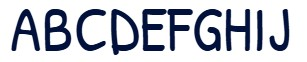
#> input picture Assignment-3/dataset/test/others/52.jpg, 307 x 62 px, given as the content of the folder dataset/train/own, which was not available
$ python preprocess_test.py
#> lines starting #> are read from the running program, lines starting #| are printed output that depends on the picture; after the words box and inside, x2 and y2 are one past the last pixel; in counts of white or black regions, pixels touching at a corner belong together; pictures that were not available may be replaced by others from this repository, and a replacement may not be noted
"""
Testing different preprocessing approaches to see what works and what doesn't.
"""
import os
import cv2
import numpy as np


def preprocess_v1_bad(img_path):
    """Bad: simple threshold, no blur."""
    img = cv2.imread(img_path)
    gray = cv2.cvtColor(img, cv2.COLOR_BGR2GRAY)
    resized = cv2.resize(gray, (128, 128))
    # Fixed threshold, no blur
    _, binary = cv2.threshold(resized, 127, 255, cv2.THRESH_BINARY)
    normalized = binary.astype(np.float32) / 255.0
    return normalized


def preprocess_v2_no_blur(img_path):
    """Bad: adaptive threshold but no blur."""
    img = cv2.imread(img_path)
    gray = cv2.cvtColor(img, cv2.COLOR_BGR2GRAY)
    resized = cv2.resize(gray, (128, 128))
    # Adaptive threshold but skipping blur
    binary = cv2.adaptiveThreshold(
        resized, 255, cv2.ADAPTIVE_THRESH_GAUSSIAN_C, cv2.THRESH_BINARY, 11, 2
    )
    normalized = binary.astype(np.float32) / 255.0
    return normalized


def preprocess_v3_good(img_path):
    """Good: blur + adaptive threshold (what we actually use)."""
    img = cv2.imread(img_path)
    gray = cv2.cvtColor(img, cv2.COLOR_BGR2GRAY)
    resized = cv2.resize(gray, (128, 128))
    blurred = cv2.GaussianBlur(resized, (5, 5), 0)
    binary = cv2.adaptiveThreshold(
        blurred, 255, cv2.ADAPTIVE_THRESH_GAUSSIAN_C, cv2.THRESH_BINARY, 11, 2
    )
    normalized = binary.astype(np.float32) / 255.0
    return normalized


if __name__ == "__main__":
    # Test on all images
    test_images = []
    for d in ["dataset/train/own", "dataset/test/own", "dataset/train/others", "dataset/test/others"]:
        files = sorted(os.listdir(d))
        for f in files:
            test_images.append(os.path.join(d, f))

    for img_path in test_images:
        print(f"\n{img_path}:")

        v1 = preprocess_v1_bad(img_path)
#> in preprocess_v1_bad, img is the input picture: shape (62, 307, 3); mean B, G, R 207.6, 198.8, 195.2
#> in preprocess_v1_bad, `gray = cv2.cvtColor(img, cv2.COLOR_BGR2GRAY)`:
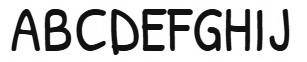
#> gray: shape (62, 307); min 4, max 255, mean 198.7
#> in preprocess_v1_bad, `resized = cv2.resize(gray, (128, 128))`:
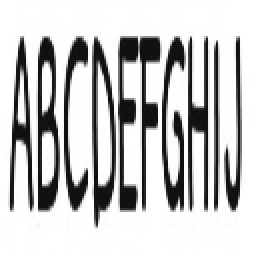
#> resized: shape (128, 128) (shown 2 times larger); min 11, max 255, mean 198.9
#> in preprocess_v1_bad, `_, binary = cv2.threshold(resized, 127, 255, cv2.THRESH_BINARY)`:
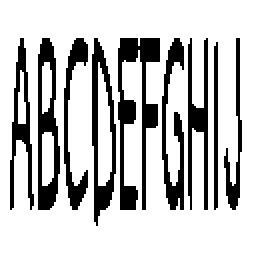
#> binary: shape (128, 128) (shown 2 times larger); 77% white; 9 black regions, largest, box (x1, y1, x2, y2) and area: (59, 19, 80, 105) 757, (19, 19, 30, 105) 516, (46, 19, 58, 113) 491
        v2 = preprocess_v2_no_blur(img_path)
#> in preprocess_v2_no_blur, `binary = cv2.adaptiveThreshold( resized, 255, cv2.ADAPTIVE_THRESH_GAUS..`:
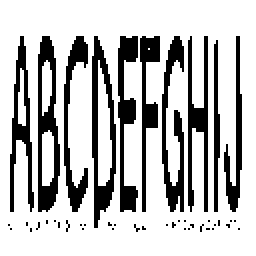
#> binary: shape (128, 128) (shown 2 times larger); 75.1% white; 44 black regions (34 under 20 px), largest, box (x1, y1, x2, y2) and area: (19, 18, 30, 106) 527, (46, 18, 58, 114) 516, (81, 18, 92, 106) 459
        v3 = preprocess_v3_good(img_path)
#> in preprocess_v3_good, `blurred = cv2.GaussianBlur(resized, (5, 5), 0)`:
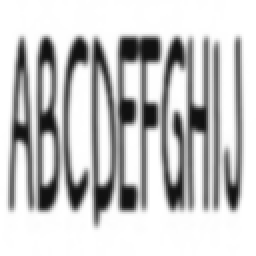
#> blurred: shape (128, 128) (shown 2 times larger); min 16, max 255, mean 198.9
#> in preprocess_v3_good, `binary = cv2.adaptiveThreshold( blurred, 255, cv2.ADAPTIVE_THRESH_GAUS..`:
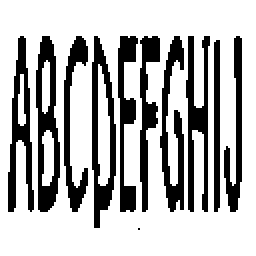
#> binary: shape (128, 128) (shown 2 times larger); 72.1% white; 11 black regions (1 under 20 px), largest, box (x1, y1, x2, y2) and area: (18, 18, 30, 106) 583, (46, 18, 58, 114) 557, (93, 18, 105, 106) 521

        # Save side by side comparison
        basename = os.path.basename(img_path)
        cv2.imwrite(f"preprocess_v1_{basename}", (v1 * 255).astype(np.uint8))
        cv2.imwrite(f"preprocess_v2_{basename}", (v2 * 255).astype(np.uint8))
        cv2.imwrite(f"preprocess_v3_{basename}", (v3 * 255).astype(np.uint8))
        print(f"  v1 (fixed threshold, no blur): saved")
        print(f"  v2 (adaptive, no blur): saved")
        print(f"  v3 (blur + adaptive): saved")
